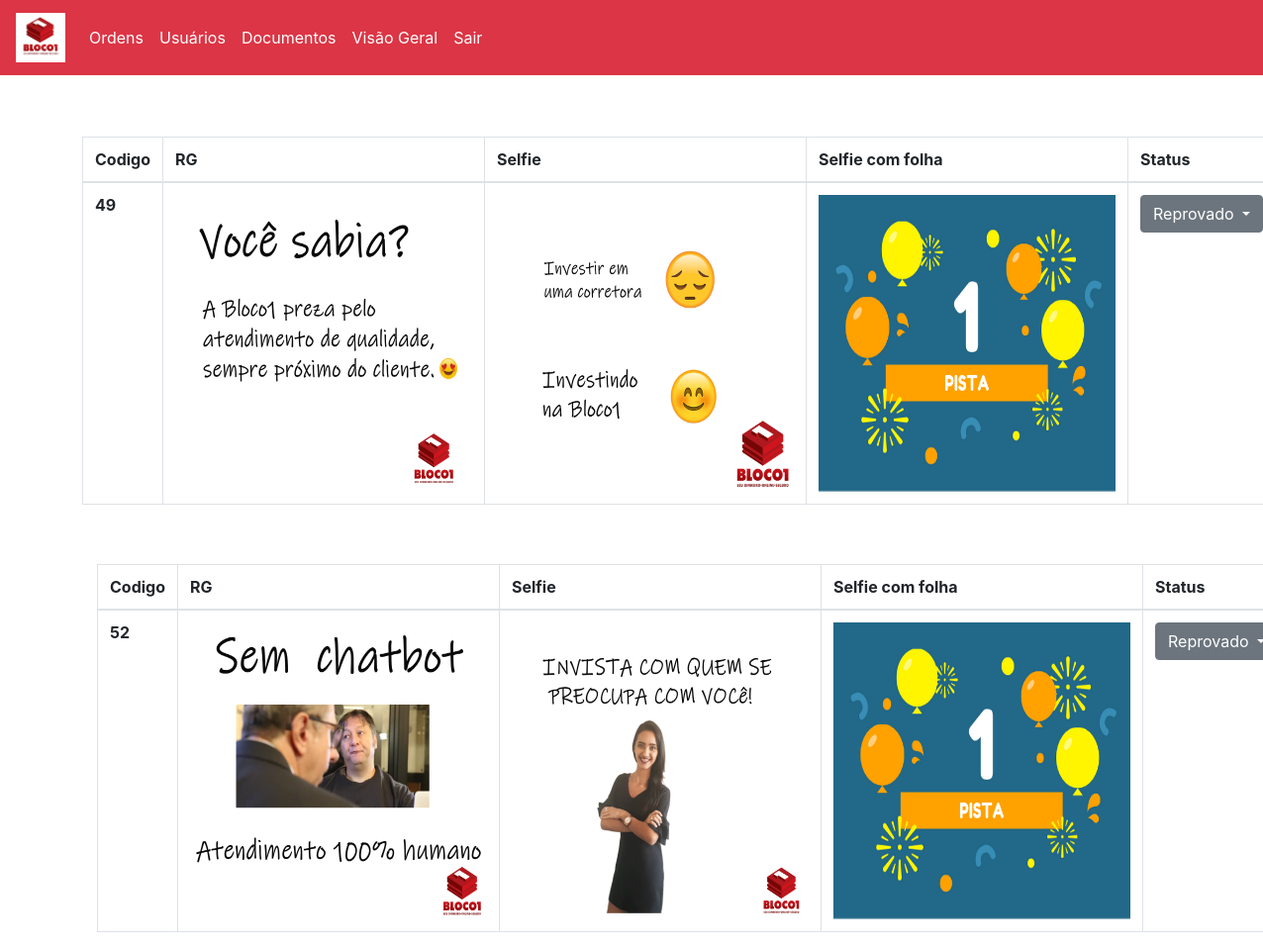
Screenshot of /adm/documentos_adm.php (signed in) with the database file from the repository.
### tables this page shows
CREATE TABLE `documentos` (
  `cod` int(11) NOT NULL,
  `cod_user` int(11) NOT NULL,
  `nome` varchar(100) NOT NULL,
  `tipo` varchar(30) NOT NULL,
  `tamanho` varchar(30) NOT NULL,
  `nome1` varchar(100) NOT NULL,
  `tipo1` varchar(30) NOT NULL,
  `tamanho1` varchar(30) NOT NULL,
  `aprovado` int(11) NOT NULL,
  `data` varchar(30) NOT NULL,
  `hora` varchar(30) NOT NULL
);

CREATE TABLE `usuarios` (
  `cod` int(11) NOT NULL,
  `nome` varchar(35) NOT NULL,
  `cpf` varchar(15) NOT NULL,
  `agencia` int(11) NOT NULL,
  `numero_conta` int(15) NOT NULL,
  `banco` varchar(20) NOT NULL,
  `email` varchar(35) NOT NULL,
  `senha` varchar(20) NOT NULL,
  `tipo` varchar(50) NOT NULL,
  `nome_foto` varchar(100) NOT NULL,
  `tamanho` varchar(30) NOT NULL,
  `nivel` int(11) NOT NULL,
  `ativo` int(11) NOT NULL,
  `data` varchar(10) NOT NULL,
  `hora` varchar(10) NOT NULL
);

### adm/documentos_adm.php (the view, shortened to what this page needs)
<head>
    <link rel="stylesheet" type="text/css" href="../style/style.css">
</head>
<?php
include "../adm/menu.php";
include "../back/conexao.php";
$consulta = "Select * from documentos where aprovado = '0'";
$resultado = mysqli_query($link,$consulta);
$consulta_documentos = "Select * from usuarios where ativo !=3 ";
$result = mysqli_query($link,$consulta_documentos);
?>
<div class="container">
    <div class="row">
<?php
foreach($result as $linha){
  $folha = $linha['nome_foto'];
}
foreach($resultado as $row){
    $codigo = $row['cod_user'];
    $imagem = $row['nome'];
    $imagem2 = $row['nome1'];
    $status = $row['aprovado'];
?>
<div class="col-md-12 espaco-padrao">
<table class="table table-bordered">
  <thead>
    <tr>
      <th width="1%" scope="col">Codigo</th>
      <th scope="col">RG</th>
      <th scope="col">Selfie</th>
      <th scope="col">Selfie com folha</th>
      <th scope="col">Status</th>
    </tr>
  </thead>
 <tbody>
 <tr>
<div class="col-md-12">
            <div class="row">
      <th width="1%" scope="row"><?php echo $codigo?></th>
            </div>
        </div>
        <div class="col-md-12">
            <div class="row">
      <td> <img src="../documentos_ativo/<?php echo $imagem?>"  width='300' height='300'/>
      </td>
      <div class="col-md-12">
            <div class="row">
      <td>
      <img src="../documentos_ativo/<?php echo $imagem2?>"  width='300' height='300'/> </div>
            </div>
        </div>
      <div class="col-md-12">
            <div class="row">
      <td>
      <img src="../documentos/<?php echo $folha?>"  width='300' height='300'/> </div>
            </div>
        </div>
      <div class="col-md-12">
            <div class="row">
      <td>
        <?php
      if($status == 0){
            echo '<button class="btn btn-secondary dropdown-toggle" type="button" id="dropdownMenuButton" data-toggle="dropdown" aria-haspopup="true" aria-expanded="false">
          Reprovado
    </button>
    <div class="dropdown-menu" aria-labelledby="dropdownMenuButton">
    <a class="dropdown-item" href="aprova_documento.php?cod='. $codigo .'">Aprovar</a>
    <a class="dropdown-item" href="reprovaar_documento.php?cod='. $codigo .'">Reprovar</a>';
         } ?>
    </tr>
  </tbody>
</table>
        <?php } ?>
</div>
    </div>
</div>
</body>
</html>

### style/style.css (style rules this page uses)
.espaco-padrao { margin-top:5%!important; }
.table { overflow: scroll!important; }

### rows the page displays
documentos: cod_user "49", nome (picture), nome1 (picture), usuarios.nome_foto (picture)
documentos: cod_user "52", nome (picture), nome1 (picture), usuarios.nome_foto (picture)
